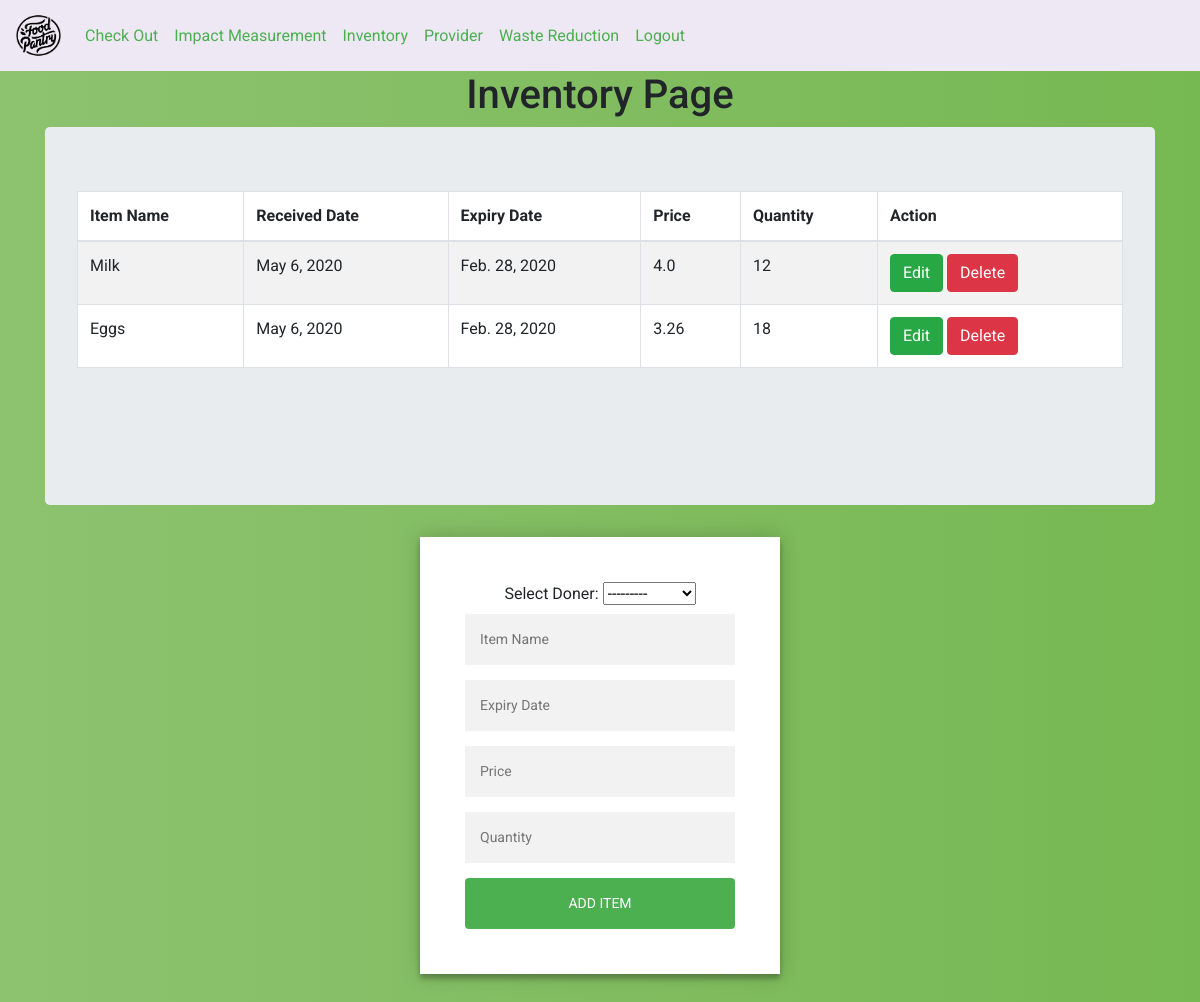
The page /inventory/ (signed in) on the database as committed earlier.
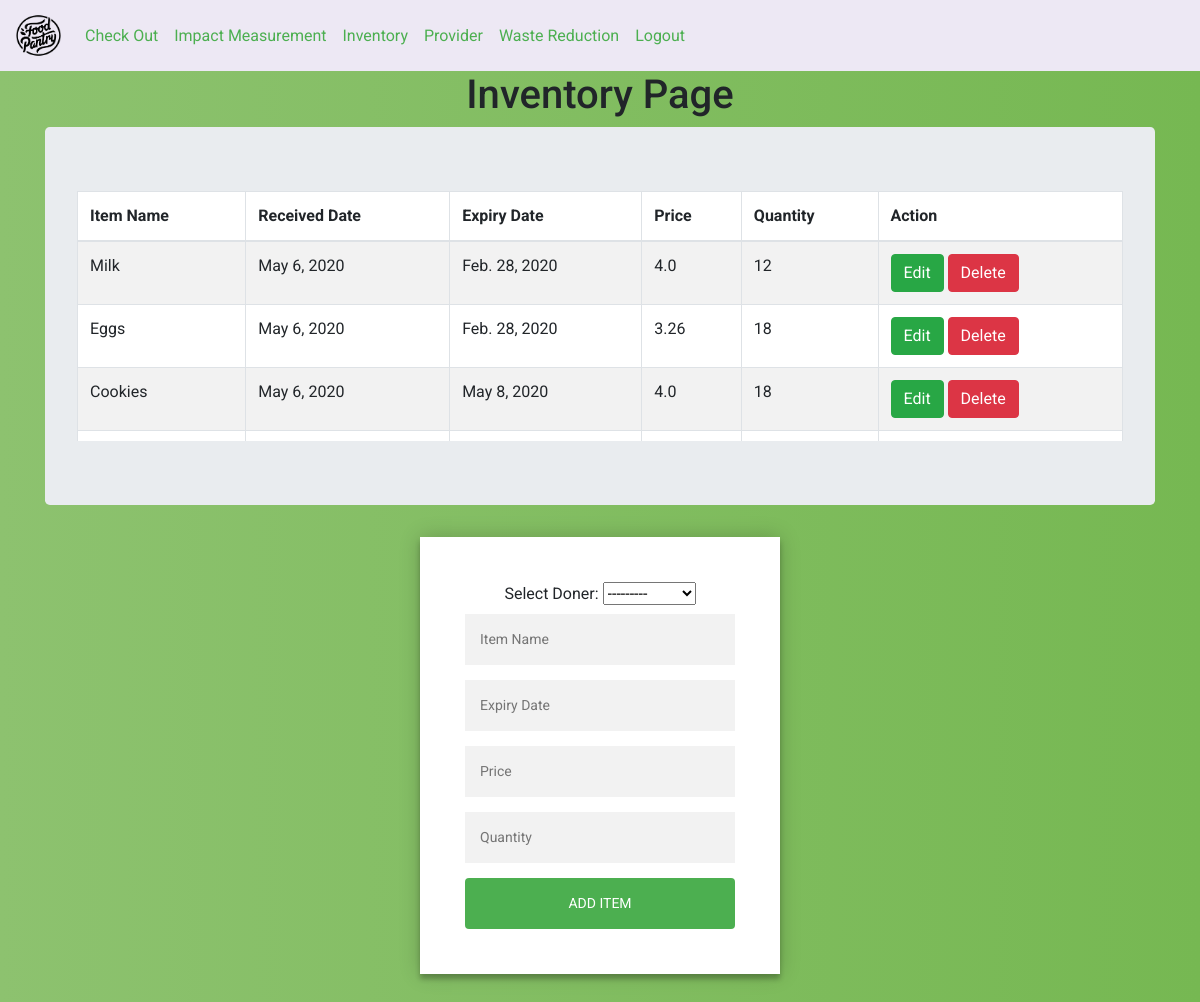
The same page on the database as committed later.
### inventory/models.py (models this page shows, shortened)
class inventory(models.Model):
     donor = models.ForeignKey(provider, on_delete=models.CASCADE,related_name='donor')
     name = models.CharField(max_length=100)
     registration_D = models.DateField(auto_now=True)
     expiry_D = models.DateField()
     price = models.FloatField()
     quantity =  models.PositiveIntegerField()

### inventory/views.py (the view)
# urls.py: path('inventory/', inventory_views.inventory_view, name='inventory_view'),
@login_required(login_url='/login/')
def inventory_view(request):
	item = inventory.objects.all()
	item_data = inventory_form()
	if (request.method=="POST"):
			item_data = inventory_form(request.POST)
	if item_data.is_valid():
			item_data.save()
	context = {'item':item,'item_data':item_data}
	return render(request, 'inventory/inventory.html',context)

### inventory/forms.py
class inventory_form(forms.ModelForm):
    name = forms.CharField(widget=forms.TextInput(attrs={'placeholder': 'Item Name '}))
    expiry_D = forms.CharField(widget=forms.TextInput(attrs={'placeholder': 'Expiry Date '}))
    price = forms.CharField(widget=forms.TextInput(attrs={'placeholder': 'Price'}))
    quantity  = forms.CharField(widget=forms.TextInput(attrs={'placeholder': 'Quantity '}))
    class Meta():
	     model = inventory
	     fields = '__all__'

### provider/models.py (called while the page is built)
    def __str__(self):
          return self.donor_name

### templates/inventory/inventory.html (shortened to what this page needs)
<!DOCTYPE html>
<html>
<head>
	{% include "dashboard/shared_links.html" %}
</head>
<body>
	{% include "dashboard/navigation_bar.html" %}
<h1>Inventory Page</h1>
{% load static %}
<div class="container">
	<div class="jumbotron">
		<div class="table-wrapper-scroll-y my-custom-scrollbar">
<table bgcolor="white" class="table table-bordered table-striped mb-0">
  <thead>
    <tr>
      <th scope="col">Item Name</th>
      <th scope="col">Received Date</th>
      <th scope="col">Expiry Date</th>
      <th scope="col">Price</th>
	  <th scope="col">Quantity</th>
	  <th scope="col">Action</th>
    </tr>
  </thead>
  <tbody>
{% for each in item %}
    <tr>
    				<td>{{each.name}}</td>
					<td>{{each.registration_D}}</td>
					<td>{{each.expiry_D}}</td>
					<td>{{each.price}}</td>
					<td>{{each.quantity}}</td>
	<td>
	<a class="btn btn-success" href="{% url 'update' each.id %}">Edit</a>
	<a class="btn btn-danger" href="#" onclick="confirmDeleteModal({{each.id}})">Delete</a>{% comment %} <a class="btn btn-success" href="{% url 'remove' each.id %}">Delete</a> {% endcomment %}</td>
    	</tr>
		 		{% endfor %}
  </tbody>
</table>
	</div>
</div>
</div>
<div class="form">
	<form method="POST" action="/inventory/">
		<label>Select Doner:</label>
	{{item_data.donor}}
    {{item_data.name}}
    {{item_data.expiry_D}}
	{{item_data.price}}
    {{item_data.quantity}}
		<button type="submit" class="btn btn-info">Add Item</button>
	</form>
</div>
</body>
</html>

Rows that differ between the two databases and show on the page:
added inventory: name "Cookies", registration_D "May 6, 2020", expiry_D "May 8, 2020", price "4.0", quantity "18"
